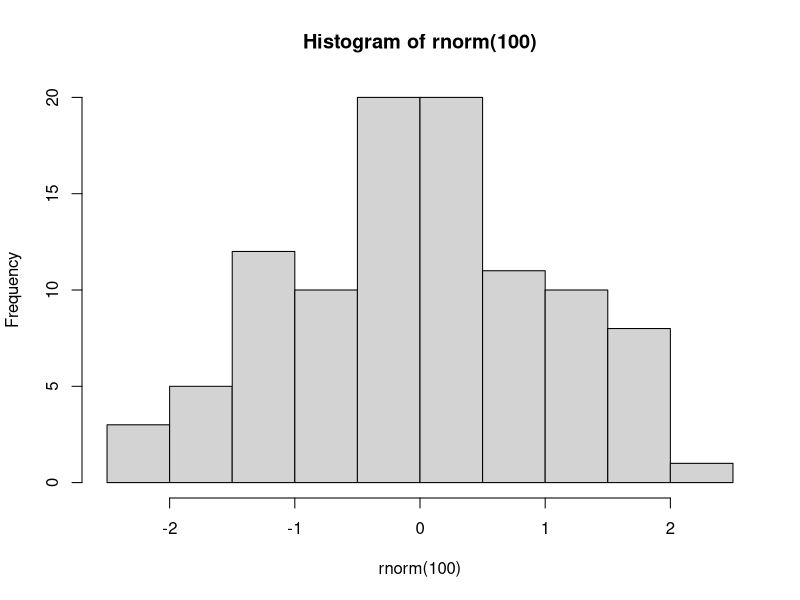
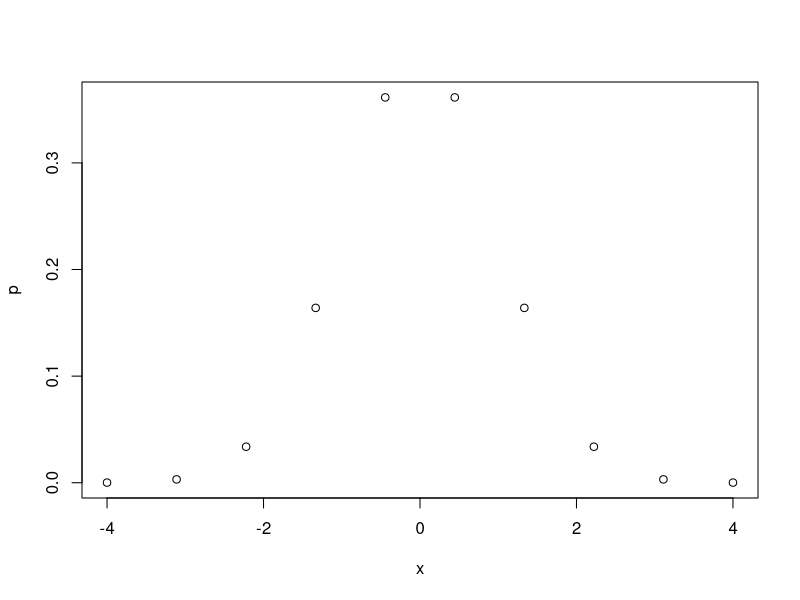
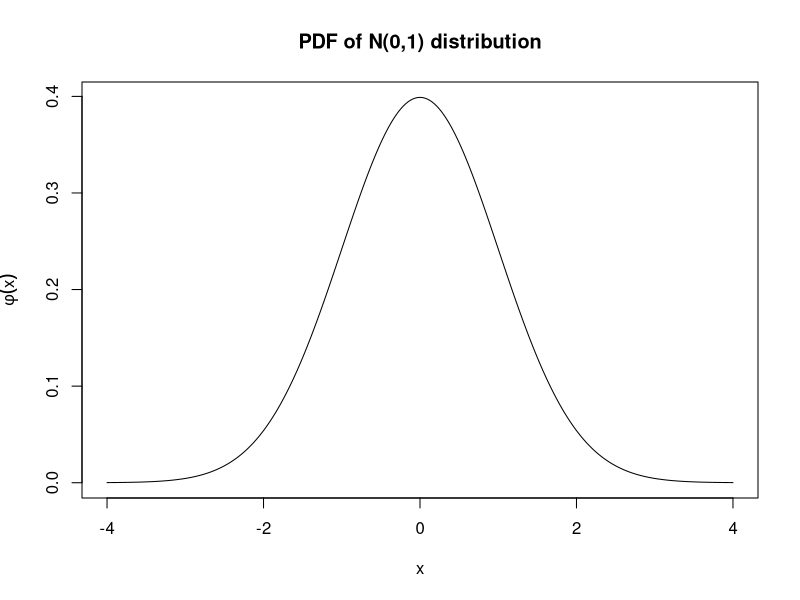

These figures' R source, in order:
## ---- chunk 1
knitr::opts_chunk$set(echo = TRUE,
                      prompt = FALSE,
                      tidy = TRUE,
                      collapse = TRUE)
library("tidyverse")
## ---- chunk 2
print("Hello world!")
## ---- chunk 3
# This is a comment. R ignores everything in a line after the "#"
4+5
## ---- chunk 4
sqrt(4+5)
## ---- chunk 5
# This expression has a side effect
# It causes R to plot a histogram of 100 N(0,1) random numbers
hist(rnorm(100))
## ---- chunk 6
# This will cause the variable x to take on the value 2
x <- 2
# We can then use x in any expression
y <- x + 1
print(y)
# We can change the value of x at any time
x <- 0
# But this will not change the result of any previous calculations
print(y)
## ---- chunk 7
x <- 5
print(x) 
x
## ---- chunk 8
fruits <- c("Avocado", "Banana", "Cantaloupe")
print(fruits)
## ---- chunk 9
# REP repeats something (like Excel's Fill tool)
ones <- rep(1, times = 10)
print(ones)
# SEQ creates a sequence (like Excel's Series tool)
evens <- seq(from = 2, to = 20, by = 2)
print(evens)
# You can also create a sequence with the : operator:
print(1:10)
## ---- chunk 10
# This command subtracts 1 from every element in evens
odds <- evens - ones
print(odds)
# This command does the same
odds <- evens - 1
print(odds)
## ---- chunk 11
# You can give a single index
# evens[2] is the 2nd element in evens
x <- evens[2]
print(x)
# You can give a vector of indices
# evens[c(2,5)] is a vector containing the 2nd and 5th element in evens 
x <- evens[ c(2, 5) ]
print(x)
# You can give a range of indices
# evens[2:5] is a vector containing the 2nd, 3rd, 4th and 5th element in evens 
x <- evens[2:5]
print(x)
## ---- chunk 12
print(evens)
# This creates a vector of the same length as evens, that contains TRUE
# for all values less than 10, and FALSE for all other values
lessthan10 <- (evens < 10)
print(lessthan10)
# This creates a vector that includes only those elements of evens
# for which forexample is TRUE
x <- evens[lessthan10]
print(x)
# This is a quicker way of accomplishing the same result
x <- evens[evens < 10]
print(x)
## ---- chunk 13
x <- evens
print(x)
# This assigns the number 1000 to the 2nd element in x
x[2] <- 1000
print(x)
## ---- chunk 14
everything <- list(fruits, evens, odds)
print(everything)
## ---- chunk 15
everything <- list(fruits=fruits,
                   evens=evens,
                   odds=odds)
print(everything)
## ---- chunk 16
print( everything[[2]] )
## ---- chunk 17
print( everything[["evens"]] )
print( everything$fruits )
## ---- chunk 18
# There is no element in everything called "allnumbers" 
everything$allnumbers <- c(evens, odds)
# But now there is...
print(everything)
## ---- chunk 19
print(attributes(fruits))
print(attributes(evens))
print(attributes(everything))
## ---- chunk 20
   y <- print("Hello world")
   print(y)
## ---- chunk 21
# These two statements are equivalent
2 + 2
sum(2, 2)
## ---- chunk 22
# Basic arithmetic operators
2 + 3
2 - 3
2 * 3
2 / 3
2 ^ 3
# Comparison operators
2 < 3
2 == 3
2 > 3
# Logical operators
2 == 3 & 2 < 3 # this is logical AND
2 == 3 | 2 < 3 # this is logical OR
## ---- chunk 23
# These two statements are equivalent:
x <- 2
assign(y, 2)
print(x)
print(y)
# The assign function returns its own value, so you can do this:
x <- y <- 3
print(x)
print(y)
## ---- chunk 24
   # ? seq
## ---- chunk 25
   x <- seq(from=-4,to=4,length.out=10)
   print(x)
## ---- chunk 26
   p <- dnorm(x)
   print(p)
## ---- chunk 27
   plot(x,p)
## ---- chunk 28
x <- seq(from = -4, to = 4, length.out = 1000)
p <- dnorm(x)
plot(x, p, 
     type = "l", 
     ylab = expression(phi(x)),
     main = "PDF of N(0,1) distribution")
